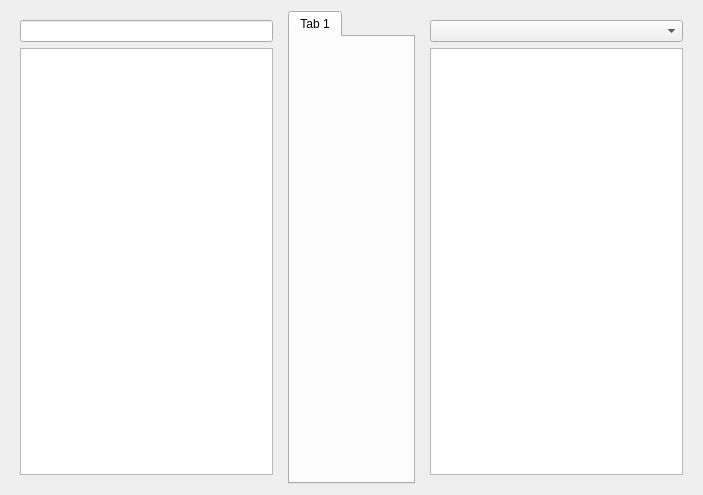
<?xml version="1.0" encoding="UTF-8"?>
<ui version="4.0">
 <class>QueryScreen</class>
 <widget class="QWidget" name="QueryScreen">
  <property name="geometry">
   <rect>
    <x>0</x>
    <y>0</y>
    <width>703</width>
    <height>495</height>
   </rect>
  </property>
  <property name="sizePolicy">
   <sizepolicy hsizetype="Preferred" vsizetype="Preferred">
    <horstretch>0</horstretch>
    <verstretch>0</verstretch>
   </sizepolicy>
  </property>
  <property name="autoFillBackground">
   <bool>false</bool>
  </property>
  <layout class="QHBoxLayout" name="horizontalLayout">
   <item>
    <widget class="QWidget" name="searchPane" native="true">
     <layout class="QVBoxLayout" name="verticalLayout">
      <item>
       <widget class="QLineEdit" name="searchTermEdit"/>
      </item>
      <item>
       <widget class="QListView" name="wordListView"/>
      </item>
     </layout>
    </widget>
   </item>
   <item>
    <widget class="QTabWidget" name="tabWidget">
     <widget class="QWidget" name="tab">
      <attribute name="title">
       <string>Tab 1</string>
      </attribute>
     </widget>
    </widget>
   </item>
   <item>
    <widget class="QWidget" name="dictPane" native="true">
     <layout class="QVBoxLayout" name="verticalLayout_2">
      <item>
       <widget class="QComboBox" name="dictSelectionBox"/>
      </item>
      <item>
       <widget class="QListView" name="dictListView"/>
      </item>
     </layout>
    </widget>
   </item>
  </layout>
 </widget>
 <resources/>
 <connections/>
</ui>
